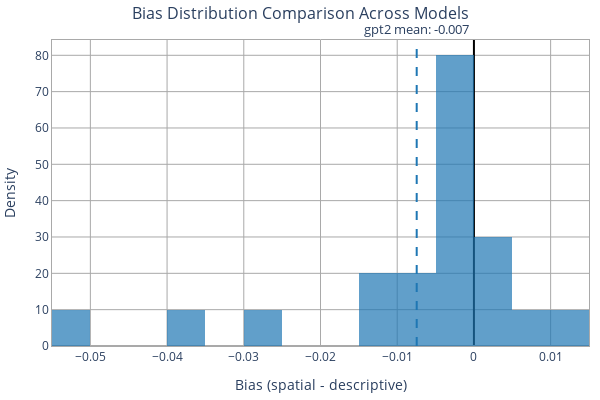

The notebook cell this image was saved under:
### Markdown cell above
## Plot 1: Bias Distribution Comparison

### Code cell
def plot_bias_distribution(model_data, bias_stats, width=600, height=400):
    """Plot bias distributions for all models."""
    fig = go.Figure()
    
    for idx, (model_name, data) in enumerate(model_data.items()):
        biases = data["bias"].values
        stats = bias_stats[model_name]
        
        # Add histogram
        fig.add_trace(go.Histogram(
            x=biases,
            name=model_name,
            marker_color=MODEL_COLORS[idx % len(MODEL_COLORS)],
            opacity=0.7,
            nbinsx=30,
            histnorm='probability density'
        ))
        
        # Add vertical line for mean
        fig.add_vline(
            x=stats["mean"], 
            line_dash="dash", 
            line_color=MODEL_COLORS[idx % len(MODEL_COLORS)],
            annotation_text=f"{model_name} mean: {stats['mean']:.3f}",
            annotation_position="top" if idx % 2 == 0 else "bottom"
        )
    
    fig.update_layout(
        width=width, height=height,
        plot_bgcolor='white',
        margin=dict(l=10, r=10, t=40, b=25),
        font=dict(size=13),
        title_text="Bias Distribution Comparison Across Models",
        title_font=dict(size=16), title_x=0.5, title_y=0.98,
        legend=dict(yanchor="top", y=0.98, xanchor="left", x=0.02,
                   bordercolor="darkgrey", borderwidth=1)
    )
    
    fig.update_xaxes(
        mirror=True, showgrid=True, gridcolor='darkgrey',
        zeroline=True, zerolinecolor='black',
        title_text="Bias (spatial - descriptive)",
        title_font=dict(size=14), tickfont=dict(size=12),
        showline=True, linewidth=1, linecolor='darkgrey'
    )
    
    fig.update_yaxes(
        mirror=True, showgrid=True, gridcolor='darkgrey',
        zeroline=True, zerolinecolor='darkgrey',
        title_text="Density",
        title_font=dict(size=14), tickfont=dict(size=12),
        showline=True, linewidth=1, linecolor='darkgrey'
    )
    
    return fig

fig = plot_bias_distribution(model_data, bias_stats)
fig.show()

# Save figure
import os
os.makedirs("../plots", exist_ok=True)
output_dir = Path("../plots")
html_path = output_dir / "model_bias_distribution.html"
fig.write_html(str(html_path))
print(f"\n✓ Saved to: {html_path.absolute()}")

### Figure 1 — Plotly figure (JSON) as saved in the notebook; plotly's stock layout.template omitted (floating-point values rounded to 4 significant figures)
{"data": [{"histnorm": "probability density", "marker": {"color": "#1F77B4"}, "name": "gpt2", "nbinsx": 30, "opacity": 0.7, "type": "histogram", "x": [-0.0544, -0.00289, -0.03597, 0.009512, -0.01432, -0.0005791, 0.002583, 0.01342, -0.002935, -0.004681, -0.01089, -0.002163, -0.001983, 0.003374, -0.002406, -0.006284, -0.008823, 0.001221, -0.02955, -0.001444]}], "layout": {"annotations": [{"showarrow": false, "text": "gpt2 mean: -0.007", "x": -0.00746, "xanchor": "center", "xref": "x", "y": 1, "yanchor": "bottom", "yref": "y domain"}], "font": {"size": 13}, "height": 400, "legend": {"bordercolor": "darkgrey", "borderwidth": 1, "x": 0.02, "xanchor": "left", "y": 0.98, "yanchor": "top"}, "margin": {"b": 25, "l": 10, "r": 10, "t": 40}, "plot_bgcolor": "white", "shapes": [{"line": {"color": "#1F77B4", "dash": "dash"}, "type": "line", "x0": -0.00746, "x1": -0.00746, "xref": "x", "y0": 0, "y1": 1, "yref": "y domain"}], "title": {"font": {"size": 16}, "text": "Bias Distribution Comparison Across Models", "x": 0.5, "y": 0.98}, "width": 600, "xaxis": {"gridcolor": "darkgrey", "linecolor": "darkgrey", "linewidth": 1, "mirror": true, "showgrid": true, "showline": true, "tickfont": {"size": 12}, "title": {"font": {"size": 14}, "text": "Bias (spatial - descriptive)"}, "zeroline": true, "zerolinecolor": "black"}, "yaxis": {"gridcolor": "darkgrey", "linecolor": "darkgrey", "linewidth": 1, "mirror": true, "showgrid": true, "showline": true, "tickfont": {"size": 12}, "title": {"font": {"size": 14}, "text": "Density"}, "zeroline": true, "zerolinecolor": "darkgrey"}}}
